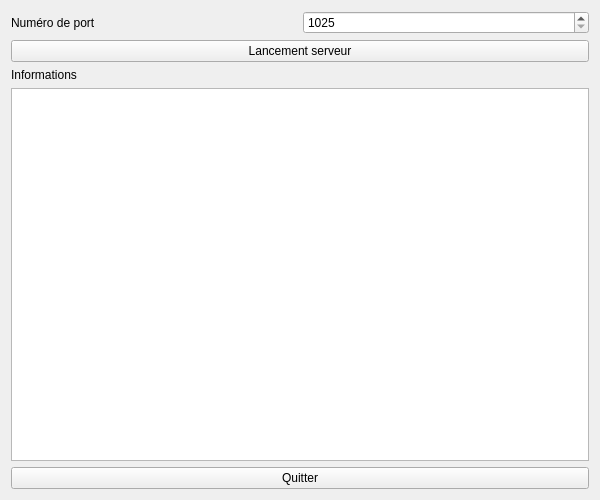
<?xml version="1.0" encoding="UTF-8"?>
<ui version="4.0">
 <class>AuditServeurMonoWidget</class>
 <widget class="QWidget" name="AuditServeurMonoWidget">
  <property name="geometry">
   <rect>
    <x>0</x>
    <y>0</y>
    <width>600</width>
    <height>500</height>
   </rect>
  </property>
  <property name="minimumSize">
   <size>
    <width>600</width>
    <height>500</height>
   </size>
  </property>
  <property name="maximumSize">
   <size>
    <width>600</width>
    <height>500</height>
   </size>
  </property>
  <property name="windowTitle">
   <string>AuditServeurMonoWidget</string>
  </property>
  <layout class="QVBoxLayout" name="verticalLayout">
   <item>
    <layout class="QHBoxLayout" name="horizontalLayout">
     <item>
      <widget class="QLabel" name="labelPort">
       <property name="text">
        <string>Numéro de port</string>
       </property>
      </widget>
     </item>
     <item>
      <widget class="QSpinBox" name="spinBoxPort">
       <property name="minimum">
        <number>1025</number>
       </property>
       <property name="maximum">
        <number>9999</number>
       </property>
      </widget>
     </item>
    </layout>
   </item>
   <item>
    <widget class="QPushButton" name="pushButtonLancemenServeur">
     <property name="text">
      <string>Lancement serveur</string>
     </property>
    </widget>
   </item>
   <item>
    <widget class="QLabel" name="labelInformations">
     <property name="text">
      <string>Informations</string>
     </property>
    </widget>
   </item>
   <item>
    <widget class="QTextEdit" name="textEditInformations"/>
   </item>
   <item>
    <widget class="QPushButton" name="pushButtonQuitter">
     <property name="text">
      <string>Quitter</string>
     </property>
    </widget>
   </item>
  </layout>
 </widget>
 <resources/>
 <connections>
  <connection>
   <sender>pushButtonQuitter</sender>
   <signal>clicked()</signal>
   <receiver>AuditServeurMonoWidget</receiver>
   <slot>close()</slot>
   <hints>
    <hint type="sourcelabel">
     <x>353</x>
     <y>480</y>
    </hint>
    <hint type="destinationlabel">
     <x>726</x>
     <y>466</y>
    </hint>
   </hints>
  </connection>
 </connections>
</ui>
